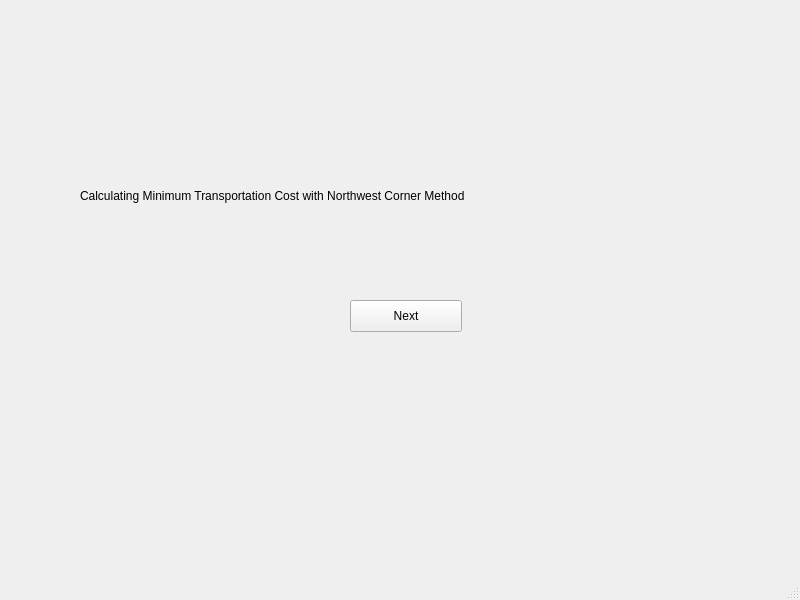
<?xml version="1.0" encoding="UTF-8"?>
<ui version="4.0">
 <class>MainWindow</class>
 <widget class="QMainWindow" name="MainWindow">
  <property name="geometry">
   <rect>
    <x>0</x>
    <y>0</y>
    <width>800</width>
    <height>600</height>
   </rect>
  </property>
  <property name="windowTitle">
   <string>MainWindow</string>
  </property>
  <widget class="QWidget" name="centralwidget">
   <widget class="QLabel" name="label">
    <property name="geometry">
     <rect>
      <x>80</x>
      <y>140</y>
      <width>521</width>
      <height>111</height>
     </rect>
    </property>
    <property name="text">
     <string>Calculating Minimum Transportation Cost with Northwest Corner Method</string>
    </property>
   </widget>
   <widget class="QPushButton" name="pushButton">
    <property name="geometry">
     <rect>
      <x>350</x>
      <y>300</y>
      <width>112</width>
      <height>32</height>
     </rect>
    </property>
    <property name="text">
     <string>Next</string>
    </property>
   </widget>
  </widget>
  <widget class="QMenuBar" name="menubar">
   <property name="geometry">
    <rect>
     <x>0</x>
     <y>0</y>
     <width>800</width>
     <height>22</height>
    </rect>
   </property>
  </widget>
  <widget class="QStatusBar" name="statusbar"/>
 </widget>
 <resources/>
 <connections/>
</ui>
